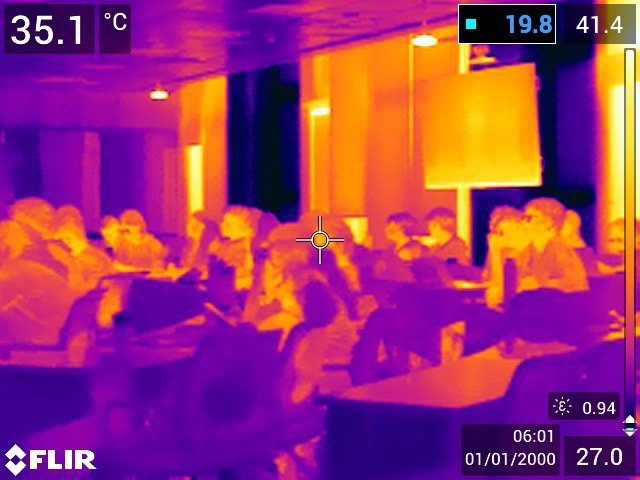
#> input picture Collected Dataset/13.jpg, 640 x 480 px, given in place of 267.jpg, which was not available
$ python flipper.py
#> lines starting #> are read from the running program, lines starting #| are printed output that depends on the picture
import cv2
import numpy as np

# read all images for folder name abc and flip them horizontally and save them in the same folder

folder_name = 'Collected Dataset'
for i in range(267,280):
    try:
        img = cv2.imread(f'{folder_name}/{i}.jpg')
#> img is the input picture: shape (480, 640, 3); mean B, G, R 108.4, 49.7, 154.3
        img = cv2.flip(img, 0)
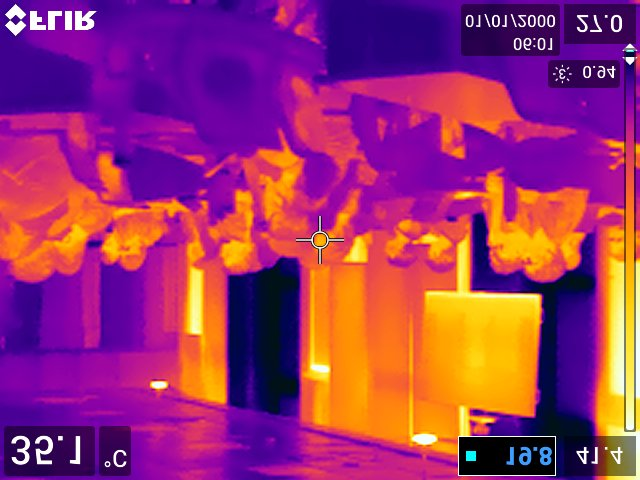
#> img: shape (480, 640, 3); mean B, G, R 108.4, 49.7, 154.3
        cv2.imwrite(f'Collected Dataset/flipped/{i+161}.jpg', img)
    except:
        FileNotFoundError
#> pass 2 of the loop `for i in range(267,280):`:
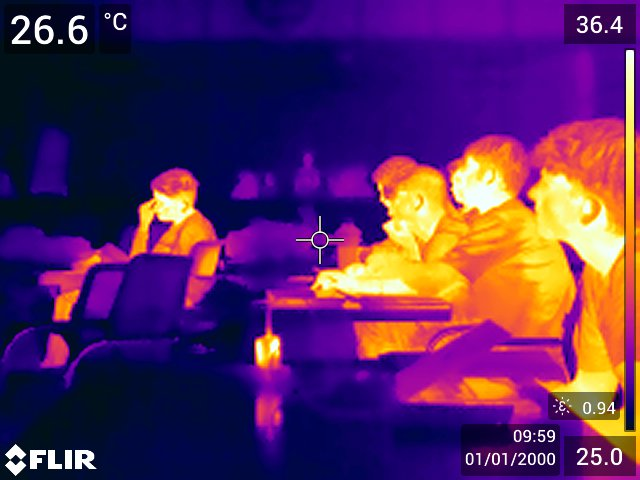
#> input picture Collected Dataset/143.jpg, 640 x 480 px, given in place of 268.jpg, which was not available
#> img is the input picture: shape (480, 640, 3); mean B, G, R 93.2, 40.7, 88.3
#> `img = cv2.flip(img, 0)`:
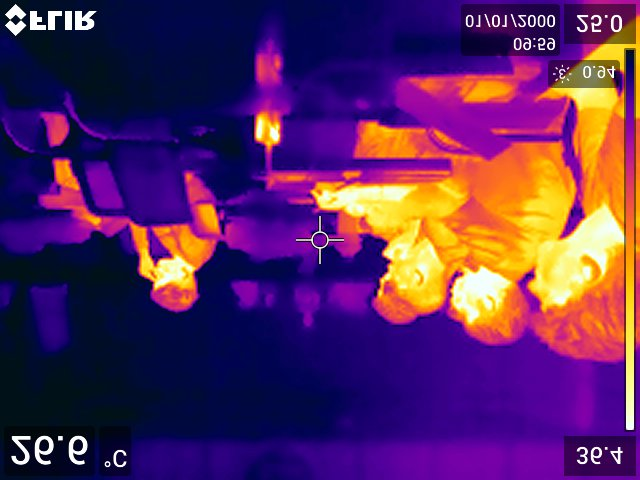
#> img: shape (480, 640, 3); mean B, G, R 93.2, 40.7, 88.3
